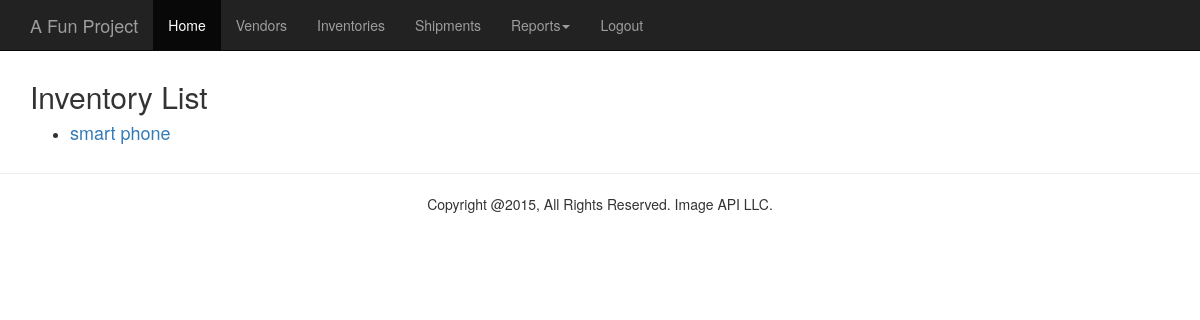
/inventories/ (signed in), run on an earlier commit of the app's database.
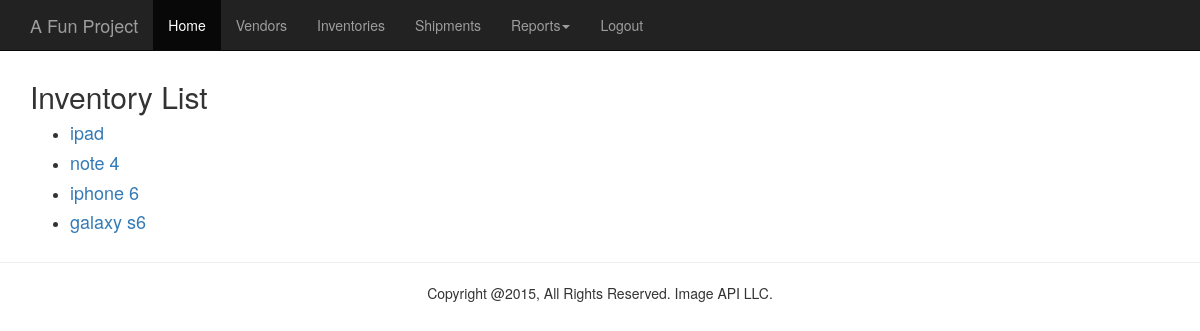
And on a later commit of the database.
### inventory/models.py (models this page shows, shortened)
class Inventory(models.Model):
    class Meta:
        verbose_name_plural = 'Inventories'
    item_name = models.CharField(max_length=100)
    vendor = models.ForeignKey(Vendor)
    part_number = models.IntegerField()
    warning_threshold = models.IntegerField()
    on_floor_quantity = models.IntegerField(default=0)
    in_warehouse_quantity = models.IntegerField(default=0)

### inventory/views.py (the view)
# urls.py: url(r'^inventories/$', views.inventory_index, name='inventory.index'),
@login_required
def inventory_index(request):
    items = Inventory.objects.order_by('-id')
    return render(request, 'inventory/inventory_index.html', {'items': items})

### templates/inventory/inventory_index.html
{% extends "base.html" %}
{% block content %}
    {% if items %}
        <h2>Inventory List</h2>
        <ul>
        {% for item in items %}
            <li><h4><a href="{% url 'inventories:inventory.detail' item.id %}">{{ item.item_name }}</a></h4></li>
            {% endfor %}
        </ul>
    {% else %}
        <p>No inventories are available.</p>
    {% endif %}
{% endblock %}

### templates/base.html (shortened to what this page needs)
<!DOCTYPE html>
<html lang="en">
<head>
    {% load staticfiles %}
    <link rel="stylesheet" href="http://maxcdn.bootstrapcdn.com/bootstrap/3.3.4/css/bootstrap.min.css">
    <link href="{% static 'demo.css' %}" rel="stylesheet"/>
</head>
<body role="document">
<nav class="navbar navbar-inverse navbar-fixed-top">
  <div class="container">
    <div class="navbar-header">
      <a class="navbar-brand" href="/#">A Fun Project</a>
    </div>
    <div id="navbar" class="collapse navbar-collapse">
      <ul class="nav navbar-nav">
        <li class="active"><a href="/#">Home</a></li>
        {% if user.is_authenticated %}
            <li><a href="{% url 'inventories:vendor.index'%}">Vendors</a></li>
            <li><a href="{% url 'inventories:inventory.index'%}">Inventories</a></li>
            <li><a href="{% url 'inventories:shipment.index'%}">Shipments</a></li>
            <li class="dropdown">
                <a href="/#" class="dropdown-toggle" data-toggle="dropdown" role="button" aria-expanded="false">Reports<span class="caret"></span></a>
            </li>
            <li><a href="/accounts/logout?next=/">Logout</a></li>
        {% else %}
            <li><a href="/accounts/login">Login</a></li>
            <li><a href="/admin">Admin</a></li>
        {% endif %}
      </ul>
    </div>
  </div>
</nav>
<div class="container">
    {% block content %}
    {% endblock %}
</div>
<footer>
    <hr>
    <div class="text-center">
        Copyright @2015, All Rights Reserved. Image API LLC.
    </div>
</footer>
    <link rel="stylesheet" href="https://cdnjs.cloudflare.com/ajax/libs/nvd3/1.7.0/nv.d3.min.css">
</body>
</html>

### inventory/static/demo.css (style rules this page uses)
body { padding-top: 60px; }

What changed in the data, as far as the page shows it:
added Inventory: item_name "ipad"
added Inventory: item_name "note 4"
added Inventory: item_name "iphone 6"
changed Inventory: item_name "smart phone" → "galaxy s6"
